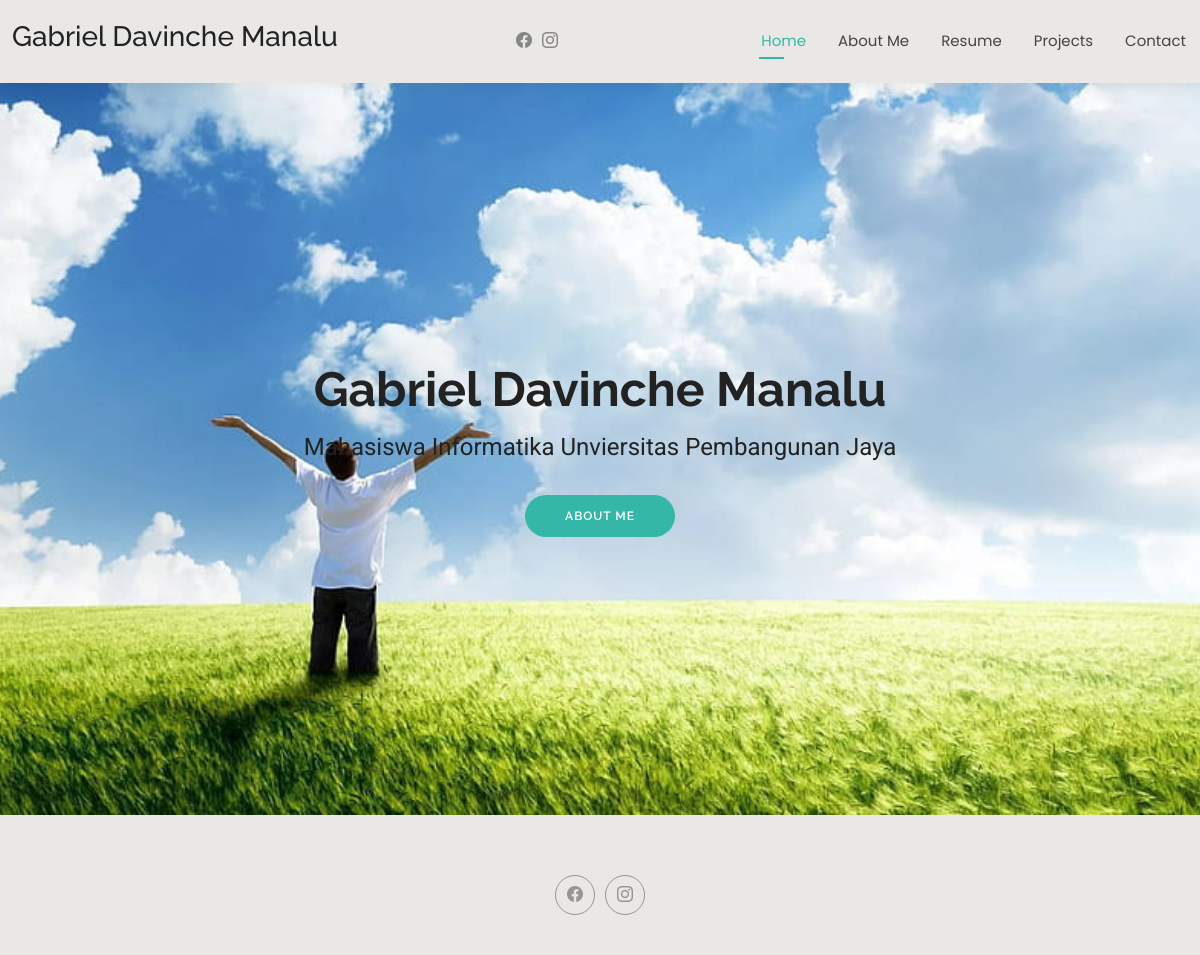
The page / on the database its author committed.
### tables this page shows
CREATE TABLE `beranda` (
  `id` int NOT NULL,
  `judul` varchar(100) NOT NULL,
  `sub_judul` varchar(100) NOT NULL,
  `url_gambar` varchar(255) NOT NULL
);

### index.php (the view, shortened to what this page needs)
<?php
include "koneksi.php";
?>
<!DOCTYPE html>
<html lang="en">
<head>
  <link href="assets/vendor/bootstrap/css/bootstrap.min.css" rel="stylesheet">
  <link href="assets/vendor/bootstrap-icons/bootstrap-icons.css" rel="stylesheet">
  <link href="assets/vendor/aos/aos.css" rel="stylesheet">
  <link href="assets/vendor/swiper/swiper-bundle.min.css" rel="stylesheet">
  <link href="assets/vendor/glightbox/css/glightbox.min.css" rel="stylesheet">
  <link href="assets/css/main.css" rel="stylesheet">
</head>
<body class="index-page">
  <header id="header" class="header d-flex align-items-center light-background sticky-top">
    <div class="container-fluid position-relative d-flex align-items-center justify-content-between">
      <a href="index.php" class="logo d-flex align-items-center me-auto me-xl-0">
        <h3 class="sitename">Gabriel Davinche Manalu</h3>
      </a>
      <nav id="navmenu" class="navmenu">
        <ul>
          <li><a href="index.php" class="active">Home</a></li>
          <li><a href="about.php">About Me</a></li>
          <li><a href="resume.php">Resume</a></li>
          <li><a href="projects.php">Projects</a></li>
          <li><a href="contact.php">Contact</a></li>
        </ul>
      </nav>
      <div class="header-social-links">
        <a href="#" class="facebook"><i class="bi bi-facebook"></i></a>
        <a href="#" class="instagram"><i class="bi bi-instagram"></i></a>
      </div>
    </div>
  </header>
  <main class="main">
    <section id="hero" class="hero section">
      <?php
            $strSQL = "SELECT judul, sub_judul, url_gambar FROM beranda";
            $execStrSQL = mysqli_query($conn, $strSQL);
            if (mysqli_num_rows($execStrSQL) > 0) {
              while ($row = mysqli_fetch_assoc($execStrSQL)) {
      ?>
      <img src="<?= $row["url_gambar"] ?>" alt="" data-aos="fade-in">
      <div class="container text-center" data-aos="zoom-out" data-aos-delay="100">
        <div class="row justify-content-center">
          <div class="col-lg-8 ">
            <div class="text">
            <h2><?= $row["judul"] ?></h2>
            <p><?= $row["sub_judul"] ?></p>
          </div>
            <a href="about.php" class="btn-get-started">About Me</a>
          </div>
        </div>
      </div>
     <?php
              }
            }
      ?>
    </section>
  </main>
  <footer id="footer" class="footer light-background">
    <div class="container">
      <div class="social-links d-flex justify-content-center">
        <a href=""><i class="bi bi-facebook"></i></a>
        <a href=""><i class="bi bi-instagram"></i></a>
      </div>
    </div>
  </footer>
</body>
</html>

### rows shown on the page
beranda: url_gambar (picture), judul "Gabriel Davinche Manalu", sub_judul "Mahasiswa Informatika Unviersitas Pembangunan Jaya"
